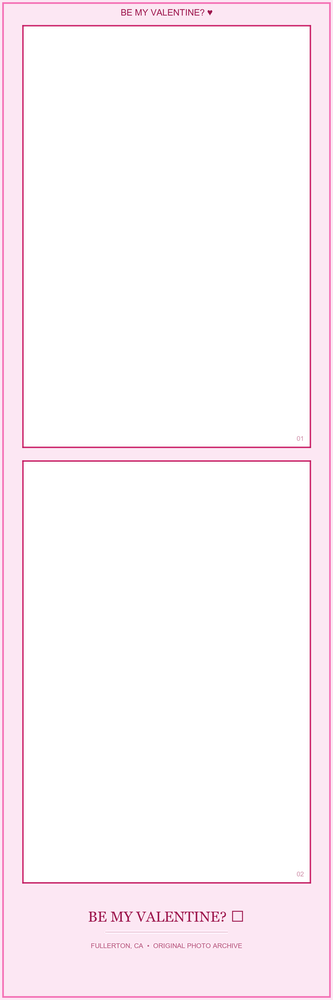
#> input picture exported-frames/style-2-strip-1x2/be-valentine.png, 333 x 1000 px, shrunk from 1200 x 3600 before the run
$ python -i detect_slots.py   (imports and definitions only)
#> lines starting #> are read from the running program, lines starting #| are printed output that depends on the picture; after the words box and inside, x2 and y2 are one past the last pixel; in counts of white or black regions, pixels touching at a corner belong together
"""Detect transparent photo slots in RGBA frame PNGs.

Slots are enclosed transparent regions inside the frame art. The outer
transparent background touches the image border; slots do not (after
morphologically closing dashed-border gaps).
"""
import argparse
import json
from pathlib import Path

import numpy as np
from PIL import Image
from scipy import ndimage

APP_DIRS = (
    'style-1-polaroid-alpha',
    'style-2-strip-1x2',
    'style-3-grid-2x2',
    'style-4-classic-2x4',
    'style-5-grid-2x3',
    'style-6-collage-3x3',
)
MIN_SLOT_FRAC = 0.02  # slot must be >= 2% of image area

def detect(path: Path):
    im = Image.open(path).convert('RGBA')
#> im is the input picture: PIL image 333x1000 RGBA; mean R, G, B, A 71.4, 59.7, 65.7, 70.7
    w, h = im.size
#> w = 333; h = 1000
    alpha = np.asarray(im)[:, :, 3]
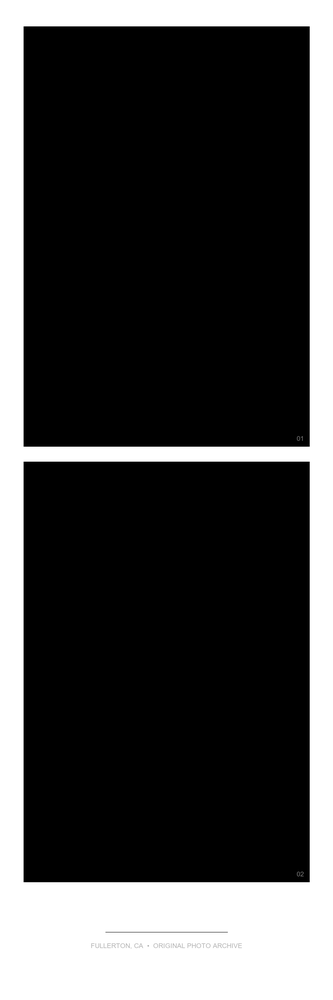
#> alpha: shape (1000, 333); min 0, max 255, mean 70.7
    trans = alpha < 10
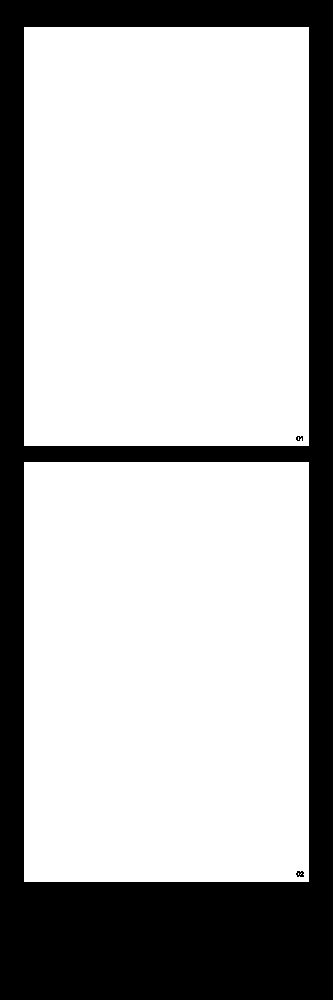
#> trans: shape (1000, 333) bool; 71.8% white; 3 black regions, box (x1, y1, x2, y2) and area: (0, 0, 333, 1000) 93885, (296, 871, 304, 877) 36, (296, 436, 303, 441) 24
    # close dashed borders / small gaps so slot interiors become enclosed
    closed = ndimage.binary_closing(trans, structure=np.ones((13, 13)))
#> closed: shape (1000, 333) bool; 71.8% white; 1 black region, box (x1, y1, x2, y2) and area: (0, 0, 333, 1000) 93885
    labels, n = ndimage.label(closed)
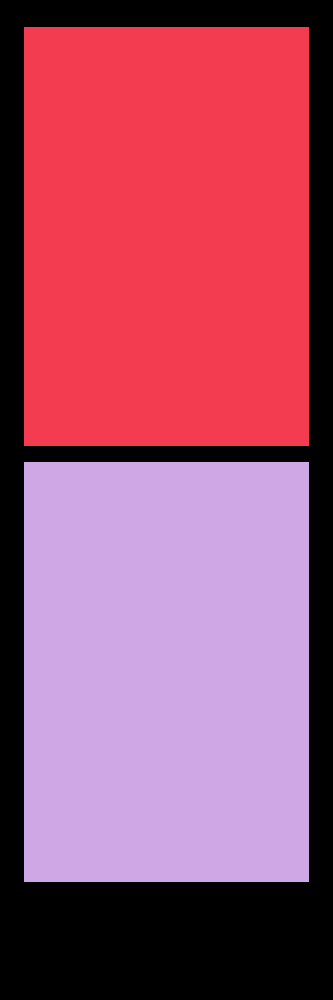
#> labels: shape (1000, 333) int32; 3 distinct labels, from 0 to 2; one colour per label, 0 black
#> n = 2
    slots = []
    for i in range(1, n + 1):
        mask = labels == i
        area = mask.sum()
        if area < w * h * MIN_SLOT_FRAC:
            continue
        ys, xs = np.where(mask)
        x1, y1, x2, y2 = int(xs.min()), int(ys.min()), int(xs.max()) + 1, int(ys.max()) + 1
        # fill ratio inside bbox: real slots are near-solid rectangles
        fill = area / max(1, (x2 - x1) * (y2 - y1))
        slots.append({'box': [x1, y1, x2, y2], 'fill': round(float(fill), 2)})
#> this loop made 2 passes
#> (area, x1, y1, x2, y2, fill) on passes 1 to 2: (119415, 24, 27, 309, 446, 1), (119700, 24, 462, 309, 882, 1)
#> pass 1, in detect, `mask = labels == i`:
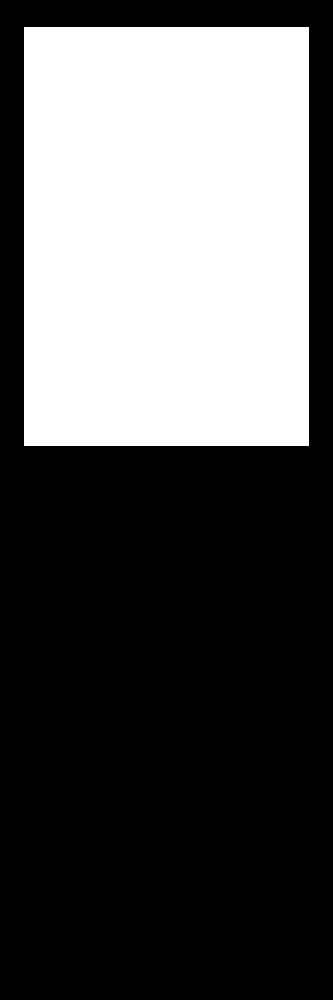
#> mask: shape (1000, 333) bool; 35.9% white; 1 white region, box (x1, y1, x2, y2) and area: (24, 27, 309, 446) 119415
#> pass 2, in detect, `mask = labels == i`:
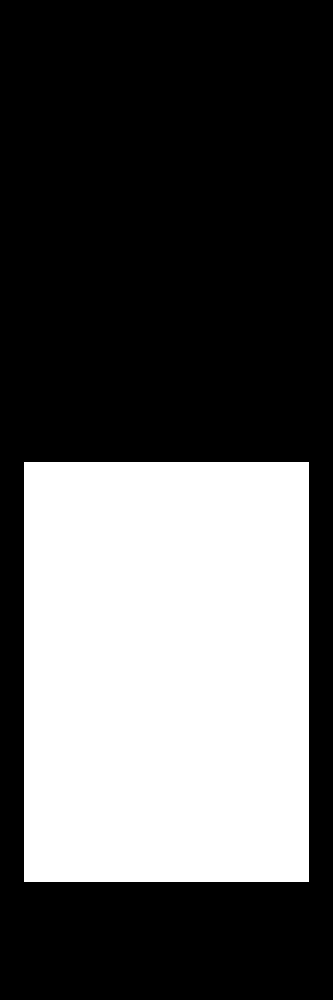
#> mask: shape (1000, 333) bool; 35.9% white; 1 white region, box (x1, y1, x2, y2) and area: (24, 462, 309, 882) 119700
#> after the loop, slots = 2 items
    # reading order: row-major by (y center, x center)
    slots.sort(key=lambda s: ((s['box'][1] + s['box'][3]) / 2 // (h * 0.25), s['box'][0]))
    return {'size': [w, h], 'slots': slots}

def main():
    ap = argparse.ArgumentParser()
    ap.add_argument('--root', type=Path, default=Path('public/exported-frames'))
    ap.add_argument('--out', type=Path, default=Path(__file__).resolve().parents[1] / 'slots.json')
    args = ap.parse_args()
    out = {}
    for name in APP_DIRS:
        for p in sorted((args.root / name).glob('*.png'), key=lambda x: int(x.stem)):
            r = detect(p)
            out[f'{name}/{p.name}'] = r
            boxes = ', '.join(f"[{b['box'][0]},{b['box'][1]},{b['box'][2]},{b['box'][3]}] f{b['fill']}" for b in r['slots'])
            print(f"{name}/{p.name} {r['size']} n={len(r['slots'])}: {boxes}")
    args.out.write_text(json.dumps(out, indent=1), encoding='utf-8')
    print(f'Wrote {len(out)} frames to {args.out}')

# [2 lines not run here, left out]

>>> result = detect('../../../../exported-frames/style-2-strip-1x2/be-valentine.png')
#> result = 2 items
